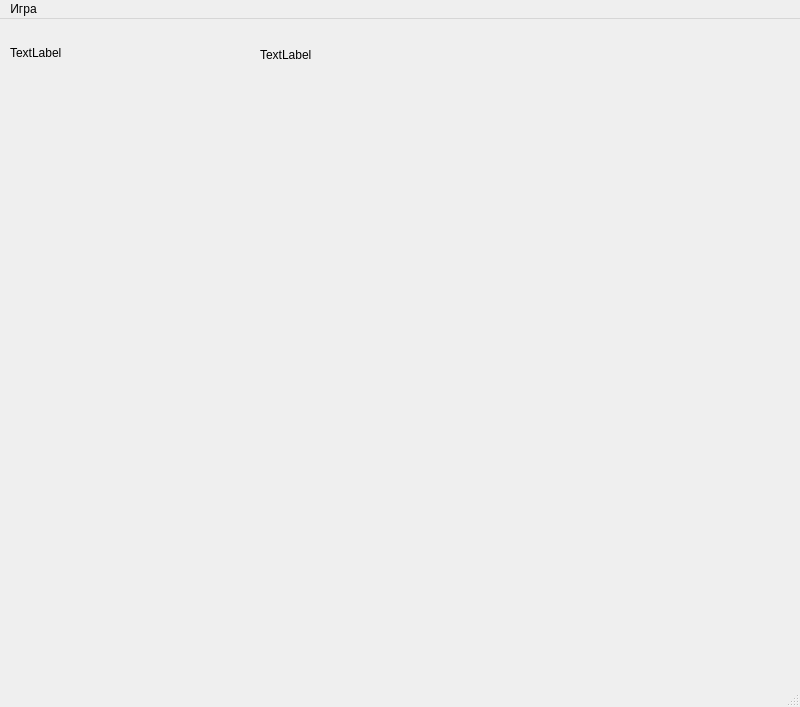
<?xml version="1.0" encoding="UTF-8"?>
<ui version="4.0">
 <class>MainWindow</class>
 <widget class="QMainWindow" name="MainWindow">
  <property name="geometry">
   <rect>
    <x>0</x>
    <y>0</y>
    <width>800</width>
    <height>707</height>
   </rect>
  </property>
  <property name="windowTitle">
   <string>MainWindow</string>
  </property>
  <widget class="Game15Widget" name="game15Widget">
   <widget class="QLabel" name="label">
    <property name="geometry">
     <rect>
      <x>10</x>
      <y>3</y>
      <width>171</width>
      <height>61</height>
     </rect>
    </property>
    <property name="text">
     <string>TextLabel</string>
    </property>
   </widget>
   <widget class="QLabel" name="label_2">
    <property name="geometry">
     <rect>
      <x>260</x>
      <y>10</y>
      <width>271</width>
      <height>51</height>
     </rect>
    </property>
    <property name="text">
     <string>TextLabel</string>
    </property>
   </widget>
  </widget>
  <widget class="QMenuBar" name="menubar">
   <property name="geometry">
    <rect>
     <x>0</x>
     <y>0</y>
     <width>800</width>
     <height>21</height>
    </rect>
   </property>
   <widget class="QMenu" name="menu">
    <property name="title">
     <string>Игра</string>
    </property>
    <addaction name="newGame"/>
    <addaction name="exit"/>
    <addaction name="restart"/>
   </widget>
   <addaction name="menu"/>
  </widget>
  <widget class="QStatusBar" name="statusbar"/>
  <action name="newGame">
   <property name="text">
    <string>Новая игра</string>
   </property>
  </action>
  <action name="exit">
   <property name="text">
    <string>Выход</string>
   </property>
  </action>
  <action name="restart">
   <property name="text">
    <string>Повторить игру</string>
   </property>
  </action>
 </widget>
 <customwidgets>
  <customwidget>
   <class>Game15Widget</class>
   <extends>QWidget</extends>
   <header>game15widget.h</header>
   <container>1</container>
  </customwidget>
 </customwidgets>
 <resources/>
 <connections/>
</ui>
